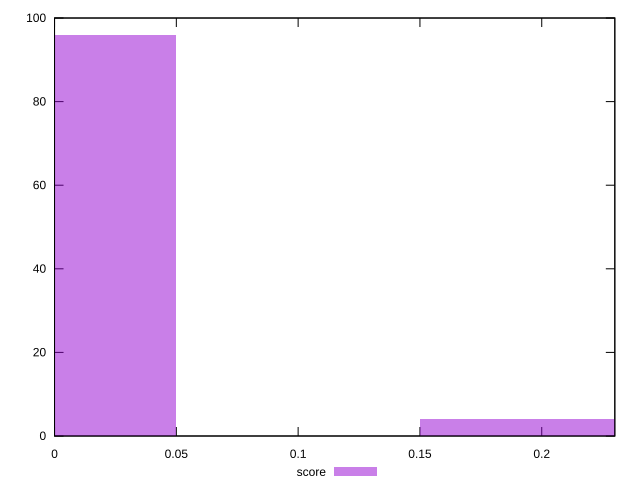

The gnuplot source for this figure:
reset

$score <<EOF
0 96
0.2 4
EOF

set key outside below
set boxwidth 0.1
set xrange [0:0.23]
set yrange [0:100]
set trange [0:100]
set style fill transparent solid 0.5 noborder
set terminal svg size 640, 490 enhanced background rgb 'white'
set output "reprap/unused-javascript/samples/pages+cached+noexternal/score/histogram.svg"

plot $score title "score" with boxes

reset
